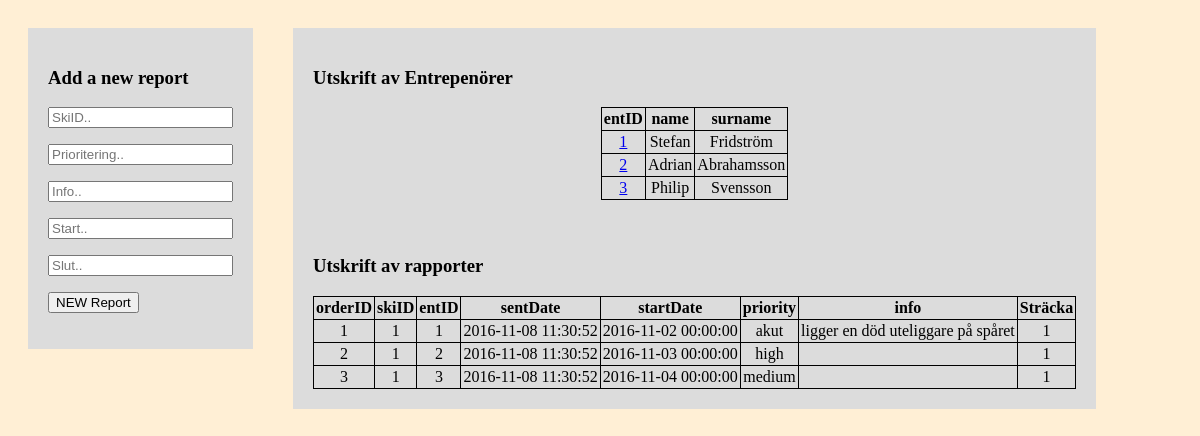
/NyArbetsOrder.php, run on the app's committed database.
### tables this page shows
create table Ent (
entID smallint not null auto_increment unique, 
password varchar(32)not null,
firstName varchar(32)not null,
lastName varchar(32) not null,
email varchar (64),
number int(10) not null,
regDate timestamp,
primary key (entID)
);

### NyArbetsOrder.php (the view, shortened to what this page needs)
<!DOCTYPE HTML>
<head>
<html>
</head>
<body>
<?php
include'connect.php';
?>
<div>
	<h3>Add a new report</h3>
	<form action='<?php $_PHP_SELF ?>' method='POST'>
		<input type="text" name="SkiID" placeholder="SkiID.."></p>
		<input type="text" name="Prioritering" placeholder="Prioritering.."></p>
		<input type="text" name="Info" placeholder="Info.."></p>
		<input type="text" name="Start" placeholder="Start.."></p>
		<input type="text" name="Slut" placeholder="Slut.."></p>
		<p><button type="submit" name="_newWorkOrder" id="_newWorkOrder">NEW Report</button></p></form>
</div>
<div>
	<h3>Utskrift av Entrepenörer</h3>
    <table>
	    <?php
		        echo "<th>entID</th>";
		        echo "<th>name</th>";
		        echo "<th>surname</th>";
		      foreach($pdo->query( 'SELECT * FROM Ent;' ) as $row){
		        echo "<tr><td>";
		        echo "<a href='test.php?entID=".urlencode($row['entID'])."'>".$row['entID'];
		        echo "<td>".$row['firstName']."</td>";
		        echo "<td>".$row['lastName']."</td>";
		        echo "</tr>";
	      }
	    ?>
    </table>
    <br><br>
    	<h3>Utskrift av rapporter</h3>
    <table>
	    <?php
	    		echo "<tr>";
		        echo "<th>orderID</th>";
		        echo "<th>skiID</th>";
		        echo "<th>entID</th>";
		        echo "<th>sentDate</th>";
		        echo "<th>startDate</th>";
		        echo "<th>priority</th>";
		        echo "<th>info</th>";
		        echo "<th>Sträcka</th>";
		        echo "</tr>";
		      foreach($pdo->query( 'SELECT * FROM WorkOrdersAndPlaces;' ) as $row){
		        echo "<tr>";
		        echo "<td>".$row['orderID']."</td>";
		        echo "<td>".$row['skiID']."</td>";
		        echo "<td>".$row['entID']."</td>";
		        echo "<td>".$row['sentDate']."</td>";
		        echo "<td>".$row['startDate']."</td>";
		        echo "<td>".$row['priority']."</td>";
		        echo "<td>".$row['info']."</td>";
		        echo "<td>".$row['name']."</td>";
		        echo "</tr>";
	      }
	    ?>
    </table>
</div>
</body>
</html>

### NyArbetsOrder.php (style rules this page uses)
body { background-color: papayawhip; }
div { display: block; float: left; background-color: gainsboro; margin: 20px; padding: 20px; }
table, td, th { border:1px solid; text-align: center; margin: auto; border-collapse: collapse; padding:2px; }

### data on the page
ent: entID "1", firstName "Stefan", lastName "Fridström"
ent: entID "2", firstName "Adrian", lastName "Abrahamsson"
ent: entID "3", firstName "Philip", lastName "Svensson"

### other printed values
$row['orderID'] "1"
$row['skiID'] "1"
$row['entID'] "1"
$row['sentDate'] "2016-11-08 11:30:52"
$row['startDate'] "2016-11-02 00:00:00"
$row['priority'] "akut"
$row['info'] "ligger en död uteliggare på spåret"
$row['name'] "1"
$row['orderID'] "2"
$row['entID'] "2"
$row['startDate'] "2016-11-03 00:00:00"
$row['priority'] "high"
$row['orderID'] "3"
$row['entID'] "3"
$row['startDate'] "2016-11-04 00:00:00"
